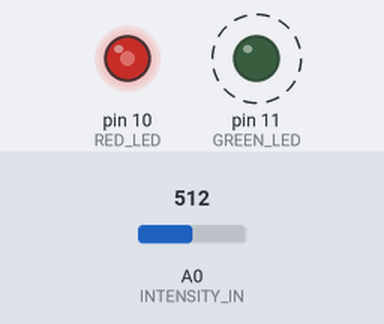
Simulated run of this sketch. Board: Arduino Uno, built with avr-gcc and run on an emulated ATmega328P. On the bench: output pins drawn as LEDs (lit = HIGH). Dashed ring = blinking. The test bench sets the inputs (shaded band); at power-on: A0 (INTENSITY_IN) = 512.

Above: at 1.2 s.
1.3 s: A0 (INTENSITY_IN) set to 716
At 2.2 s:
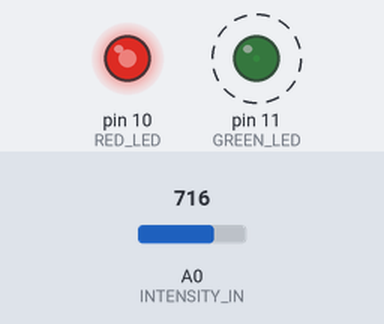
4.3 s: A0 (INTENSITY_IN) set to 900
At 4.52 s:
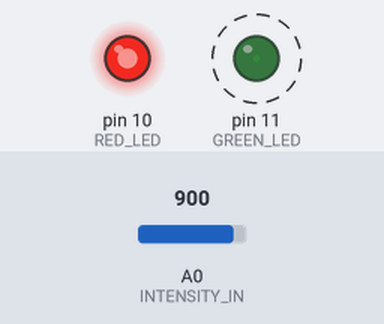
7.3 s: A0 (INTENSITY_IN) set to 122
At 8.1 s:
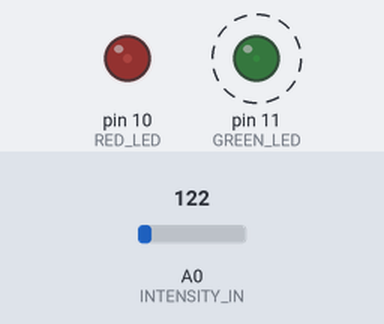
10.3 s: A0 (INTENSITY_IN) set to 0
At 10.48 s:
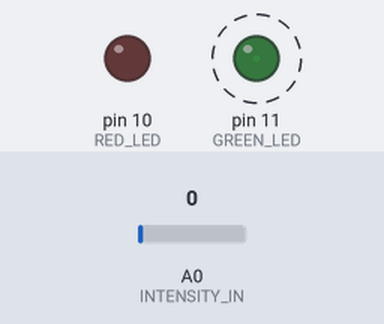
Timing chart, 0 to 14.3 s (numbered marks = the images above; inputs shaded):
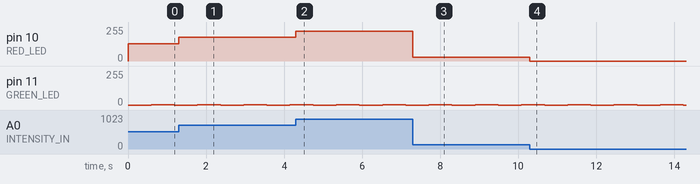

The sketch:

control_Intensity_and_DC_via_Computer_Improved.ino
```cpp
// control intensity of the red LED from the poteniomenter
// control the duty cycle of the Green LED from serial communication
#define RED_LED 10
#define GREEN_LED 11
#define INTENSITY_IN A0
long intInput=101;
int dutyCycleGreen=593;
long startTimeGreen, elapsedTimeGreen;
int greenLED_State;

void setup() {
  Serial.begin(115200);
  Serial.setTimeout(10);
  pinMode(RED_LED,OUTPUT);
  pinMode(GREEN_LED,OUTPUT);
  greenLED_State = LOW;
  startTimeGreen=millis();

}

void loop() {


  elapsedTimeGreen = millis() - startTimeGreen;
  int data;
  if(Serial.available()>0){
    data=Serial.parseInt();
    if (data >100 && data <4000)
      dutyCycleGreen = data;
  }

  if(elapsedTimeGreen >= dutyCycleGreen){
    if(greenLED_State == HIGH)
      greenLED_State = LOW;
    else
      greenLED_State = HIGH;
    analogWrite(GREEN_LED,greenLED_State);
    startTimeGreen += dutyCycleGreen;
  }

  intInput = analogRead(INTENSITY_IN)/4;
  analogWrite(RED_LED,intInput);
  //Serial.println(intInput);
  //Serial.println(dutyCycleGreen);

}


    
```

Measured:
- after the input at 1.3 s, pin 10 (RED_LED): 128/255 → 179/255 at once
- after the input at 4.3 s, pin 10 (RED_LED): 179/255 → 225/255 at once
- after the input at 7.3 s, pin 10 (RED_LED): 225/255 → 30/255 at once
- after the input at 10.3 s, pin 10 (RED_LED): 30/255 → 0/255 at once
- by itself, pin 11 (GREEN_LED): alternates 1/255 for 0.59 s and 0/255 for 0.59 s
